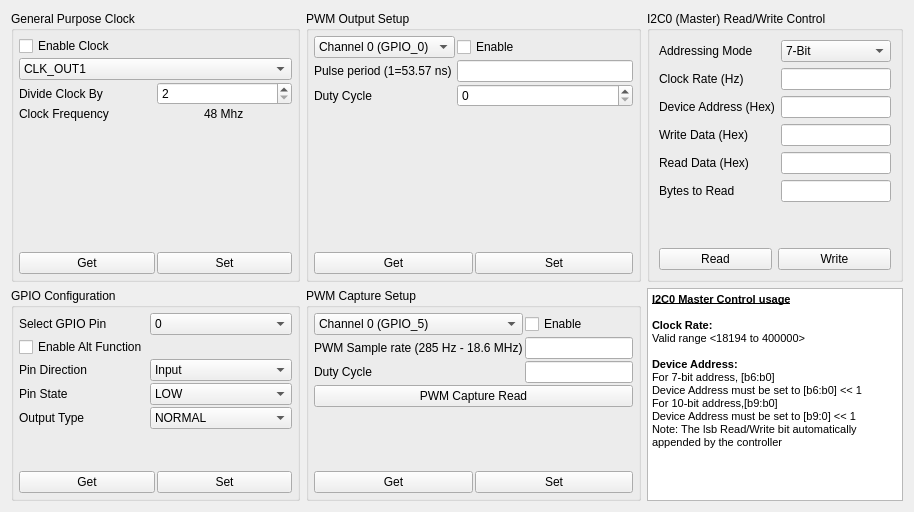
            <widget class="QWidget" name="tab_Peripheral_Ctrl">
             <attribute name="title">
              <string>Peripheral Control</string>
             </attribute>
             <layout class="QGridLayout" name="gridLayout_33">
              <item row="0" column="0">
               <layout class="QGridLayout" name="gridLayout_8">
                <item row="0" column="2">
                 <widget class="QGroupBox" name="groupBox_I2C0_Master">
                  <property name="title">
                   <string>I2C0 (Master) Read/Write Control</string>
                  </property>
                  <layout class="QVBoxLayout" name="verticalLayout_42">
                   <item>
                    <layout class="QGridLayout" name="gridLayout_32">
                     <item row="2" column="0">
                      <widget class="QLabel" name="label_i2cDevAddr">
                       <property name="text">
                        <string>Device Address (Hex)</string>
                       </property>
                      </widget>
                     </item>
                     <item row="4" column="1">
                      <widget class="QLineEdit" name="lineEdit_i2cReadData"/>
                     </item>
                     <item row="5" column="1">
                      <widget class="QLineEdit" name="lineEdit_i2cBytesToRead"/>
                     </item>
                     <item row="0" column="1">
                      <widget class="QComboBox" name="comboBox_i2cAddrMode">
                       <property name="currentIndex">
                        <number>0</number>
                       </property>
                       <item>
                        <property name="text">
                         <string>7-Bit</string>
                        </property>
                       </item>
                       <item>
                        <property name="text">
                         <string>10-Bit</string>
                        </property>
                       </item>
                      </widget>
                     </item>
                     <item row="1" column="1">
                      <widget class="QLineEdit" name="lineEdit_i2cClockRate"/>
                     </item>
                     <item row="5" column="0">
                      <widget class="QLabel" name="label_i2cBytesToRead">
                       <property name="text">
                        <string>Bytes to Read</string>
                       </property>
                      </widget>
                     </item>
                     <item row="0" column="0">
                      <widget class="QLabel" name="label_i2cAddrMode">
                       <property name="text">
                        <string>Addressing Mode</string>
                       </property>
                      </widget>
                     </item>
                     <item row="3" column="0">
                      <widget class="QLabel" name="label_i2cWriteData">
                       <property name="text">
                        <string>Write Data (Hex)</string>
                       </property>
                      </widget>
                     </item>
                     <item row="2" column="1">
                      <widget class="QLineEdit" name="lineEdit_i2cDevAddr"/>
                     </item>
                     <item row="3" column="1">
                      <widget class="QLineEdit" name="lineEdit_i2cWriteData"/>
                     </item>
                     <item row="4" column="0">
                      <widget class="QLabel" name="label_i2cReadData">
                       <property name="text">
                        <string>Read Data (Hex)</string>
                       </property>
                      </widget>
                     </item>
                     <item row="1" column="0">
                      <widget class="QLabel" name="label_i2cClockRate">
                       <property name="text">
                        <string>Clock Rate (Hz)</string>
                       </property>
                      </widget>
                     </item>
                    </layout>
                   </item>
                   <item>
                    <spacer name="verticalSpacer">
                     <property name="orientation">
                      <enum>Qt::Vertical</enum>
                     </property>
                     <property name="sizeHint" stdset="0">
                      <size>
                       <width>20</width>
                       <height>40</height>
                      </size>
                     </property>
                    </spacer>
                   </item>
                   <item>
                    <layout class="QHBoxLayout" name="horizontalLayout_32">
                     <item>
                      <widget class="QPushButton" name="pushButton_i2cRead">
                       <property name="text">
                        <string>Read</string>
                       </property>
                      </widget>
                     </item>
                     <item>
                      <widget class="QPushButton" name="pushButton_i2cWrite">
                       <property name="text">
                        <string>Write</string>
                       </property>
                      </widget>
                     </item>
                    </layout>
                   </item>
                  </layout>
                 </widget>
                </item>
                <item row="0" column="1">
                 <widget class="QGroupBox" name="groupBox_PWMSetup">
                  <property name="title">
                   <string>PWM Output Setup</string>
                  </property>
                  <layout class="QVBoxLayout" name="verticalLayout_27">
                   <property name="spacing">
                    <number>2</number>
                   </property>
                   <property name="leftMargin">
                    <number>5</number>
                   </property>
                   <property name="topMargin">
                    <number>5</number>
                   </property>
                   <property name="rightMargin">
                    <number>5</number>
                   </property>
                   <property name="bottomMargin">
                    <number>5</number>
                   </property>
                   <item>
                    <layout class="QGridLayout" name="gridLayout_22">
                     <item row="1" column="1">
                      <widget class="QLineEdit" name="lineEdit_PWMPeriod"/>
                     </item>
                     <item row="1" column="0">
                      <widget class="QLabel" name="label_PWMPulsePeriod">
                       <property name="text">
                        <string>Pulse period (1=53.57 ns)</string>
                       </property>
                      </widget>
                     </item>
                     <item row="2" column="0">
                      <widget class="QLabel" name="label_PWMDutyCycle">
                       <property name="text">
                        <string>Duty Cycle</string>
                       </property>
                      </widget>
                     </item>
                     <item row="2" column="1">
                      <widget class="QSpinBox" name="spinBox_PWMDutyCycle"/>
                     </item>
                     <item row="0" column="1">
                      <widget class="QCheckBox" name="checkBox_PWMEnable">
                       <property name="text">
                        <string>Enable</string>
                       </property>
                      </widget>
                     </item>
                     <item row="0" column="0">
                      <widget class="QComboBox" name="comboBox_PWMChannel">
                       <item>
                        <property name="text">
                         <string>Channel 0 (GPIO_0)</string>
                        </property>
                       </item>
                       <item>
                        <property name="text">
                         <string>Channel 2 (GPIO_2)</string>
                        </property>
                       </item>
                      </widget>
                     </item>
                    </layout>
                   </item>
                   <item>
                    <spacer name="verticalSpacer_23">
                     <property name="orientation">
                      <enum>Qt::Vertical</enum>
                     </property>
                     <property name="sizeHint" stdset="0">
                      <size>
                       <width>20</width>
                       <height>40</height>
                      </size>
                     </property>
                    </spacer>
                   </item>
                   <item>
                    <layout class="QHBoxLayout" name="horizontalLayout_27">
                     <item>
                      <widget class="QPushButton" name="pushButton_GetPWMConfig">
                       <property name="text">
                        <string>Get</string>
                       </property>
                      </widget>
                     </item>
                     <item>
                      <widget class="QPushButton" name="pushButton_SetPWMConfig">
                       <property name="text">
                        <string>Set</string>
                       </property>
                      </widget>
                     </item>
                    </layout>
                   </item>
                  </layout>
                 </widget>
                </item>
                <item row="1" column="0">
                 <widget class="QGroupBox" name="groupBox_GPIOConfig">
                  <property name="title">
                   <string>GPIO Configuration</string>
                  </property>
                  <layout class="QVBoxLayout" name="verticalLayout_29">
                   <property name="spacing">
                    <number>2</number>
                   </property>
                   <property name="leftMargin">
                    <number>5</number>
                   </property>
                   <property name="topMargin">
                    <number>5</number>
                   </property>
                   <property name="rightMargin">
                    <number>5</number>
                   </property>
                   <property name="bottomMargin">
                    <number>5</number>
                   </property>
                   <item>
                    <layout class="QGridLayout" name="gridLayout_24">
                     <item row="1" column="1">
                      <widget class="QCheckBox" name="checkBox_GPIOEnAltFun">
                       <property name="text">
                        <string>Enable Alt Function</string>
                       </property>
                      </widget>
                     </item>
                     <item row="0" column="1">
                      <widget class="QLabel" name="label_GPIOSelPin">
                       <property name="text">
                        <string>Select GPIO Pin</string>
                       </property>
                      </widget>
                     </item>
                     <item row="2" column="1">
                      <widget class="QLabel" name="label_GPIOPinDir">
                       <property name="text">
                        <string>Pin Direction</string>
                       </property>
                      </widget>
                     </item>
                     <item row="2" column="2">
                      <widget class="QComboBox" name="comboBox_GPIOPinDir">
                       <item>
                        <property name="text">
                         <string>Input</string>
                        </property>
                       </item>
                       <item>
                        <property name="text">
                         <string>Output</string>
                        </property>
                       </item>
                      </widget>
                     </item>
                     <item row="3" column="1">
                      <widget class="QLabel" name="label_GPIOPinState">
                       <property name="text">
                        <string>Pin State</string>
                       </property>
                      </widget>
                     </item>
                     <item row="3" column="2">
                      <widget class="QComboBox" name="comboBox_GPIOPinState">
                       <item>
                        <property name="text">
                         <string>LOW</string>
                        </property>
                       </item>
                       <item>
                        <property name="text">
                         <string>HIGH</string>
                        </property>
                       </item>
                      </widget>
                     </item>
                     <item row="0" column="2">
                      <widget class="QComboBox" name="comboBox_GPIOPin">
                       <item>
                        <property name="text">
                         <string>0</string>
                        </property>
                       </item>
                       <item>
                        <property name="text">
                         <string>FAN PWM</string>
                        </property>
                       </item>
                       <item>
                        <property name="text">
                         <string>2</string>
                        </property>
                       </item>
                       <item>
                        <property name="text">
                         <string>LED STATUS RED</string>
                        </property>
                       </item>
                       <item>
                        <property name="text">
                         <string>LED STATUS GRN</string>
                        </property>
                       </item>
                       <item>
                        <property name="text">
                         <string>5</string>
                        </property>
                       </item>
                       <item>
                        <property name="text">
                         <string>6</string>
                        </property>
                       </item>
                       <item>
                        <property name="text">
                         <string>FAN LOCKED</string>
                        </property>
                       </item>
                       <item>
                        <property name="text">
                         <string>I2C1 SCL</string>
                        </property>
                       </item>
                       <item>
                        <property name="text">
                         <string>I2C1 SDA</string>
                        </property>
                       </item>
                       <item>
                        <property name="text">
                         <string>TRIG OUT 1</string>
                        </property>
                       </item>
                       <item>
                        <property name="text">
                         <string>11</string>
                        </property>
                       </item>
                       <item>
                        <property name="text">
                         <string>12</string>
                        </property>
                       </item>
                       <item>
                        <property name="text">
                         <string>13</string>
                        </property>
                       </item>
                       <item>
                        <property name="text">
                         <string>14</string>
                        </property>
                       </item>
                       <item>
                        <property name="text">
                         <string>15</string>
                        </property>
                       </item>
                       <item>
                        <property name="text">
                         <string>FLASH ADDR 21</string>
                        </property>
                       </item>
                       <item>
                        <property name="text">
                         <string>FLASH ADDR 22</string>
                        </property>
                       </item>
                       <item>
                        <property name="text">
                         <string>USB ENZ</string>
                        </property>
                       </item>
                       <item>
                        <property name="text">
                         <string>HOLD IN BOOT</string>
                        </property>
                       </item>
                       <item>
                        <property name="text">
                         <string>20</string>
                        </property>
                       </item>
                       <item>
                        <property name="text">
                         <string>21</string>
                        </property>
                       </item>
                       <item>
                        <property name="text">
                         <string>PWR ON/OFF</string>
                        </property>
                       </item>
                       <item>
                        <property name="text">
                         <string>EXT PWR ON</string>
                        </property>
                       </item>
                       <item>
                        <property name="text">
                         <string>24</string>
                        </property>
                       </item>
                       <item>
                        <property name="text">
                         <string>25</string>
                        </property>
                       </item>
                       <item>
                        <property name="text">
                         <string>INIT DONE</string>
                        </property>
                       </item>
                       <item>
                        <property name="text">
                         <string>27</string>
                        </property>
                       </item>
                       <item>
                        <property name="text">
                         <string>28</string>
                        </property>
                       </item>
                       <item>
                        <property name="text">
                         <string>29</string>
                        </property>
                       </item>
                       <item>
                        <property name="text">
                         <string>I2C/USB ADDR CFG</string>
                        </property>
                       </item>
                       <item>
                        <property name="text">
                         <string>TRIG IN 1</string>
                        </property>
                       </item>
                       <item>
                        <property name="text">
                         <string>TRIG IN 2</string>
                        </property>
                       </item>
                       <item>
                        <property name="text">
                         <string>33</string>
                        </property>
                       </item>
                       <item>
                        <property name="text">
                         <string>34</string>
                        </property>
                       </item>
                       <item>
                        <property name="text">
                         <string>35</string>
                        </property>
                       </item>
                       <item>
                        <property name="text">
                         <string>36</string>
                        </property>
                       </item>
                       <item>
                        <property name="text">
                         <string>TRIG OUT 2</string>
                        </property>
                       </item>
                      </widget>
                     </item>
                     <item row="4" column="1">
                      <widget class="QLabel" name="label_GPIOOutputType">
                       <property name="text">
                        <string>Output Type</string>
                       </property>
                      </widget>
                     </item>
                     <item row="4" column="2">
                      <widget class="QComboBox" name="comboBox_GPIOOutType">
                       <item>
                        <property name="text">
                         <string>NORMAL</string>
                        </property>
                       </item>
                       <item>
                        <property name="text">
                         <string>OPEN DRAIN</string>
                        </property>
                       </item>
                      </widget>
                     </item>
                    </layout>
                   </item>
                   <item>
                    <spacer name="verticalSpacer_21">
                     <property name="orientation">
                      <enum>Qt::Vertical</enum>
                     </property>
                     <property name="sizeHint" stdset="0">
                      <size>
                       <width>20</width>
                       <height>40</height>
                      </size>
                     </property>
                    </spacer>
                   </item>
                   <item>
                    <layout class="QHBoxLayout" name="horizontalLayout_29">
                     <item>
                      <widget class="QPushButton" name="pushBox_GetGPIOConfig">
                       <property name="text">
                        <string>Get</string>
                       </property>
                      </widget>
                     </item>
                     <item>
                      <widget class="QPushButton" name="pushBox_SetGPIOConfig">
                       <property name="text">
                        <string>Set</string>
                       </property>
                      </widget>
                     </item>
                    </layout>
                   </item>
                  </layout>
                 </widget>
                </item>
                <item row="1" column="1">
                 <widget class="QGroupBox" name="groupBox_PWMCapSetup">
                  <property name="title">
                   <string>PWM Capture Setup</string>
                  </property>
                  <layout class="QVBoxLayout" name="verticalLayout_28">
                   <property name="spacing">
                    <number>2</number>
                   </property>
                   <property name="leftMargin">
                    <number>5</number>
                   </property>
                   <property name="topMargin">
                    <number>5</number>
                   </property>
                   <property name="rightMargin">
                    <number>5</number>
                   </property>
                   <property name="bottomMargin">
                    <number>5</number>
                   </property>
                   <item>
                    <layout class="QGridLayout" name="gridLayout_23">
                     <item row="1" column="0">
                      <widget class="QLabel" name="label_PWMCapSampleRate">
                       <property name="text">
                        <string>PWM Sample rate (285 Hz - 18.6 MHz)</string>
                       </property>
                      </widget>
                     </item>
                     <item row="1" column="1">
                      <widget class="QLineEdit" name="lineEdit_PWMCapSampleRate"/>
                     </item>
                     <item row="2" column="0">
                      <widget class="QLabel" name="label_PWMCapDutyCycleReadback">
                       <property name="text">
                        <string>Duty Cycle</string>
                       </property>
                      </widget>
                     </item>
                     <item row="0" column="1">
                      <widget class="QCheckBox" name="checkBox_PWMCapEnable">
                       <property name="text">
                        <string>Enable</string>
                       </property>
                      </widget>
                     </item>
                     <item row="0" column="0">
                      <widget class="QComboBox" name="comboBox_PWMCapChannel">
                       <item>
                        <property name="text">
                         <string>Channel 0 (GPIO_5)</string>
                        </property>
                       </item>
                       <item>
                        <property name="text">
                         <string>Channel 1 (GPIO_6)</string>
                        </property>
                       </item>
                      </widget>
                     </item>
                     <item row="2" column="1">
                      <widget class="QLineEdit" name="lineEdit_PWMCapDutyCycleReadback">
                       <property name="readOnly">
                        <bool>true</bool>
                       </property>
                      </widget>
                     </item>
                    </layout>
                   </item>
                   <item>
                    <widget class="QPushButton" name="pushButton_PWMCapRead">
                     <property name="text">
                      <string>PWM Capture Read</string>
                     </property>
                    </widget>
                   </item>
                   <item>
                    <spacer name="verticalSpacer_19">
                     <property name="orientation">
                      <enum>Qt::Vertical</enum>
                     </property>
                     <property name="sizeHint" stdset="0">
                      <size>
                       <width>20</width>
                       <height>40</height>
                      </size>
                     </property>
                    </spacer>
                   </item>
                   <item>
                    <layout class="QHBoxLayout" name="horizontalLayout_28">
                     <item>
                      <widget class="QPushButton" name="pushButton_GetPWMCapConfig">
                       <property name="text">
                        <string>Get</string>
                       </property>
                      </widget>
                     </item>
                     <item>
                      <widget class="QPushButton" name="pushButton_SetPWMCapConfig">
                       <property name="text">
                        <string>Set</string>
                       </property>
                      </widget>
                     </item>
                    </layout>
                   </item>
                  </layout>
                 </widget>
                </item>
                <item row="0" column="0">
                 <widget class="QGroupBox" name="groupBox_GPClk">
                  <property name="title">
                   <string>General Purpose Clock</string>
                  </property>
                  <layout class="QVBoxLayout" name="verticalLayout_26">
                   <property name="spacing">
                    <number>2</number>
                   </property>
                   <property name="leftMargin">
                    <number>5</number>
                   </property>
                   <property name="topMargin">
                    <number>5</number>
                   </property>
                   <property name="rightMargin">
                    <number>5</number>
                   </property>
                   <property name="bottomMargin">
                    <number>5</number>
                   </property>
                   <item>
                    <widget class="QCheckBox" name="checkBox_GpClk">
                     <property name="text">
                      <string>Enable Clock</string>
                     </property>
                    </widget>
                   </item>
                   <item>
                    <widget class="QComboBox" name="comboBox_GpClk">
                     <item>
                      <property name="text">
                       <string>CLK_OUT1</string>
                      </property>
                     </item>
                     <item>
                      <property name="text">
                       <string>CLK_OUT2</string>
                      </property>
                     </item>
                    </widget>
                   </item>
                   <item>
                    <layout class="QGridLayout" name="gridLayout_20">
                     <item row="0" column="1">
                      <widget class="QSpinBox" name="spinBox_GpClk">
                       <property name="minimum">
                        <number>2</number>
                       </property>
                       <property name="maximum">
                        <number>127</number>
                       </property>
                      </widget>
                     </item>
                     <item row="0" column="0">
                      <widget class="QLabel" name="label_GpClkDiv">
                       <property name="text">
                        <string>Divide Clock By</string>
                       </property>
                      </widget>
                     </item>
                     <item row="1" column="0">
                      <widget class="QLabel" name="label_GpClkFreq">
                       <property name="text">
                        <string>Clock Frequency</string>
                       </property>
                      </widget>
                     </item>
                     <item row="1" column="1" alignment="Qt::AlignHCenter">
                      <widget class="QLabel" name="label_GpClkFreqVal">
                       <property name="text">
                        <string>48 Mhz</string>
                       </property>
                      </widget>
                     </item>
                    </layout>
                   </item>
                   <item>
                    <spacer name="verticalSpacer_8">
                     <property name="orientation">
                      <enum>Qt::Vertical</enum>
                     </property>
                     <property name="sizeHint" stdset="0">
                      <size>
                       <width>20</width>
                       <height>40</height>
                      </size>
                     </property>
                    </spacer>
                   </item>
                   <item>
                    <layout class="QHBoxLayout" name="horizontalLayout_24">
                     <item>
                      <widget class="QPushButton" name="pushButton_GetGpClk">
                       <property name="text">
                        <string>Get</string>
                       </property>
                      </widget>
                     </item>
                     <item>
                      <widget class="QPushButton" name="pushButton_SetGpClk">
                       <property name="text">
                        <string>Set</string>
                       </property>
                      </widget>
                     </item>
                    </layout>
                   </item>
                  </layout>
                 </widget>
                </item>
                <item row="1" column="2">
                 <widget class="QTextEdit" name="textEdit_i2c0_port_usage">
                  <property name="html">
                   <string>&lt;!DOCTYPE HTML PUBLIC &quot;-//W3C//DTD HTML 4.0//EN&quot; &quot;http://www.w3.org/TR/REC-html40/strict.dtd&quot;&gt;
&lt;html&gt;&lt;head&gt;&lt;meta name=&quot;qrichtext&quot; content=&quot;1&quot; /&gt;&lt;style type=&quot;text/css&quot;&gt;
p, li { white-space: pre-wrap; }
&lt;/style&gt;&lt;/head&gt;&lt;body style=&quot; font-family:'MS Shell Dlg 2'; font-size:8pt; font-weight:400; font-style:normal;&quot;&gt;
&lt;p style=&quot; margin-top:0px; margin-bottom:0px; margin-left:0px; margin-right:0px; -qt-block-indent:0; text-indent:0px;&quot;&gt;&lt;span style=&quot; font-size:8.25pt; font-weight:600; text-decoration: underline;&quot;&gt;I2C0 Master Control usage&lt;/span&gt;&lt;/p&gt;
&lt;p style=&quot;-qt-paragraph-type:empty; margin-top:0px; margin-bottom:0px; margin-left:0px; margin-right:0px; -qt-block-indent:0; text-indent:0px; font-size:8.25pt; font-weight:600;&quot;&gt;&lt;br /&gt;&lt;/p&gt;
&lt;p style=&quot; margin-top:0px; margin-bottom:0px; margin-left:0px; margin-right:0px; -qt-block-indent:0; text-indent:0px;&quot;&gt;&lt;span style=&quot; font-size:8.25pt; font-weight:600;&quot;&gt;Clock Rate:&lt;/span&gt;&lt;span style=&quot; font-size:8.25pt;&quot;&gt; &lt;/span&gt;&lt;/p&gt;
&lt;p style=&quot; margin-top:0px; margin-bottom:0px; margin-left:0px; margin-right:0px; -qt-block-indent:0; text-indent:0px;&quot;&gt;&lt;span style=&quot; font-size:8.25pt;&quot;&gt;Valid range &amp;lt;18194 to 400000&amp;gt;&lt;/span&gt;&lt;/p&gt;
&lt;p style=&quot;-qt-paragraph-type:empty; margin-top:0px; margin-bottom:0px; margin-left:0px; margin-right:0px; -qt-block-indent:0; text-indent:0px; font-size:8.25pt;&quot;&gt;&lt;br /&gt;&lt;/p&gt;
&lt;p style=&quot; margin-top:0px; margin-bottom:0px; margin-left:0px; margin-right:0px; -qt-block-indent:0; text-indent:0px;&quot;&gt;&lt;span style=&quot; font-size:8.25pt; font-weight:600;&quot;&gt;Device Address:&lt;/span&gt;&lt;/p&gt;
&lt;p style=&quot; margin-top:0px; margin-bottom:0px; margin-left:0px; margin-right:0px; -qt-block-indent:0; text-indent:0px;&quot;&gt;&lt;span style=&quot; font-size:8.25pt;&quot;&gt;For 7-bit address, [b6:b0]&lt;/span&gt;&lt;/p&gt;
&lt;p style=&quot; margin-top:0px; margin-bottom:0px; margin-left:0px; margin-right:0px; -qt-block-indent:0; text-indent:0px;&quot;&gt;&lt;span style=&quot; font-size:8.25pt;&quot;&gt;Device Address must be set to [b6:b0] &amp;lt;&amp;lt; 1&lt;/span&gt;&lt;/p&gt;
&lt;p style=&quot; margin-top:0px; margin-bottom:0px; margin-left:0px; margin-right:0px; -qt-block-indent:0; text-indent:0px;&quot;&gt;&lt;span style=&quot; font-size:8.25pt;&quot;&gt;For 10-bit address,[b9:b0]&lt;/span&gt;&lt;/p&gt;
&lt;p style=&quot; margin-top:0px; margin-bottom:0px; margin-left:0px; margin-right:0px; -qt-block-indent:0; text-indent:0px;&quot;&gt;&lt;span style=&quot; font-size:8.25pt;&quot;&gt;Device Address must be set to [b9:0] &amp;lt;&amp;lt; 1&lt;/span&gt;&lt;/p&gt;
&lt;p style=&quot; margin-top:0px; margin-bottom:0px; margin-left:0px; margin-right:0px; -qt-block-indent:0; text-indent:0px;&quot;&gt;&lt;span style=&quot; font-size:8.25pt;&quot;&gt;Note: The lsb Read/Write bit automatically appended by the controller&lt;/span&gt;&lt;/p&gt;&lt;/body&gt;&lt;/html&gt;</string>
                  </property>
                 </widget>
                </item>
               </layout>
              </item>
             </layout>
            </widget>
